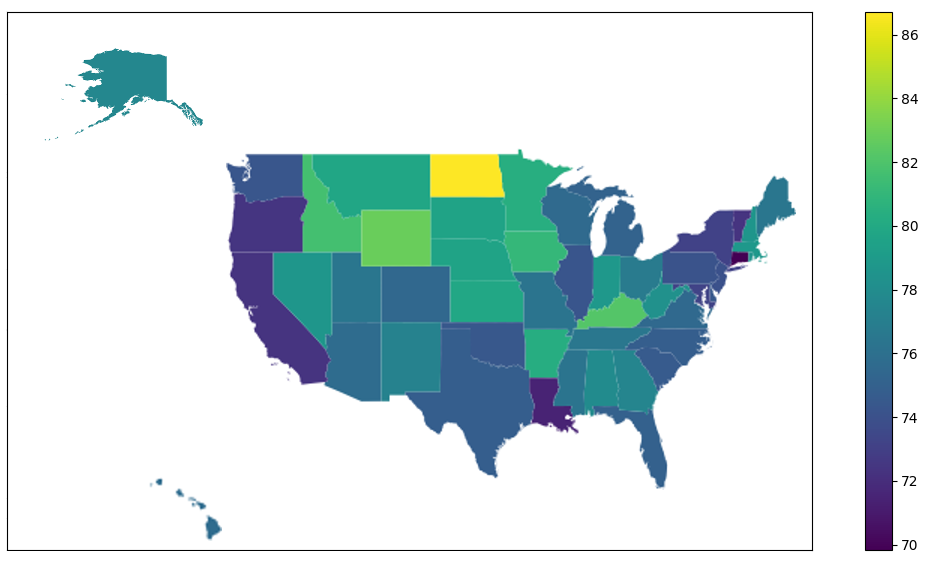

The script that drew this image:
import pandas as pd
import numpy as np
import seaborn as sns
import matplotlib.pyplot as plt
import shapely
import matplotlib.patches as mpatches
import geopandas as gpd
import geoplot as gplt
import os

# HO CALCOLATO PER OGNI POLITICO QUANTI TWEET BUONI, CATTIVI E NEUTRALI/NON DEFINITI HA PUBBLICATO
# E HO CALCOLATO LE PERCENTUALI SUI SUOI TWEET TOTALI.
# SUCCESSIVAMENTE PER OGNI STATO HO CALCOLATO LA MEDIA DEI TWEET BUONI, CATTIVI E NEUTRALI/NON DEFINITI
# DEI PROPRI POLITICI (QUI NEL GRAFICO HO RAPPRESENTATO SOLAMENTE "LA DENSITÀ DELLA BONTÀ DEI TWEET")



def tweets_percentual_for_any_label_and_state(tweets, users):

    tweets = tweets[["politician_name", "label", "text"]]
    tweets = tweets.groupby(["politician_name", "label"]).count().reset_index()
    tweets.columns = ["politician_name", "label", "tweets_number"]

    # HANDLE MISSING DATA
    tweets = tweets.append({'politician_name': 'Rep_Matt_Gaetz', 'label': "neutral/not defined", 'tweets_number': 0}, ignore_index=True)
    tweets = tweets.append({'politician_name': 'GregHarper', 'label': "neutral/not defined", 'tweets_number': 0}, ignore_index=True)
    tweets.sort_values(by=['politician_name'], inplace=True)
    tweets.index = range(len(tweets))

    # TRANSFORM STRUCTURE OF DATA
    tweets_temp = pd.DataFrame()
    tweets_temp["politician_name"] = sorted(list(set(tweets["politician_name"])))
    tweets_temp["good_tweets"] = tweets[tweets["label"] == "good"]["tweets_number"].tolist()
    tweets_temp["bad_tweets"] = tweets[tweets["label"] == "bad"]["tweets_number"].tolist()
    tweets_temp["neutral/not defined"] = tweets[tweets["label"] == "neutral/not defined"]["tweets_number"].tolist()

    # MUST PARSE TO FLOAT 
    for column in tweets_temp.columns[1:]:
        tweets_temp[column] = tweets_temp[column].astype(float)

    # PERCENTUAL FOR EACH USER
    for row in tweets_temp.index:
        total_tweets = sum([tweets_temp.loc[row][column] for column in tweets_temp.columns[1:]])
        tweets_temp.at[row, "good_tweets"] *= 100 / total_tweets 
        tweets_temp.at[row, "bad_tweets"] *= 100 / total_tweets
        tweets_temp.at[row, "neutral/not defined"] *= 100 / total_tweets


    tweets_temp = pd.merge(tweets_temp, users[['politician_name', 'account_location']], on='politician_name', how='left')
    tweets_temp = tweets_temp[["account_location", "good_tweets", "bad_tweets", "neutral/not defined"]]
    tweets_temp = tweets_temp[tweets_temp["account_location"] != "none"]
    
    # PERCENTUAL FOR EACH STATE
    tweets_temp = tweets_temp.groupby(["account_location"]).mean().reset_index()

    return tweets_temp.copy()


def plot_results(relative_comparison):
    usa = gpd.read_file('states_comparison/geo_data/states.shp')
    usa = usa[usa["STATE_NAME"] != "District of Columbia"]
    usa = usa[["STATE_NAME", "geometry"]]
    usa = usa.sort_values(by=['STATE_NAME'])
    usa.index = range(50)

    usa["good_tweets"] = relative_comparison["good_tweets"]
    usa["bad_tweets"] = relative_comparison["bad_tweets"]
    usa["neutral/not defined"] = relative_comparison["neutral/not defined"]

    usa.plot(column='good_tweets', legend=True)

    plt.show()




#################################################################################################################
#                                                ______
#                                               | MAIN |
#                                                 
#################################################################################################################


os.chdir("..")
os.chdir("..")

desidered_path = os.getcwd() + '/labelled_tweet.csv'
tweets = pd.read_csv(desidered_path)

desidered_path = os.getcwd() + '/users.csv'
users = pd.read_csv(desidered_path)
 
relative_comparison = tweets_percentual_for_any_label_and_state(tweets, users)

plot_results(relative_comparison)
